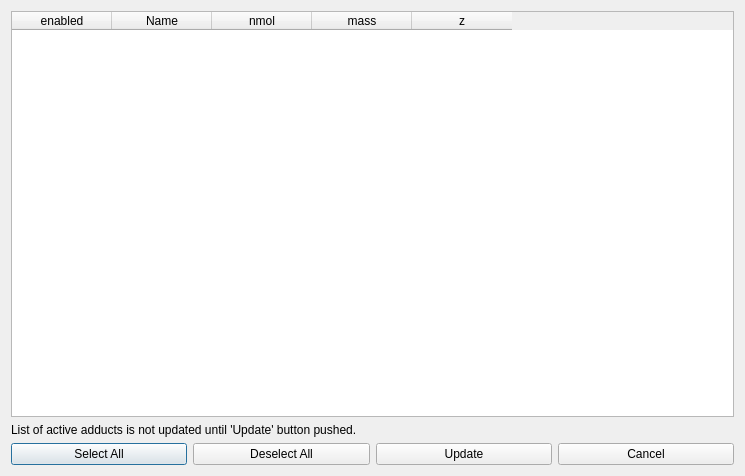
<?xml version="1.0" encoding="UTF-8"?>
<ui version="4.0">
 <class>selectAdductsDialog</class>
 <widget class="QDialog" name="selectAdductsDialog">
  <property name="geometry">
   <rect>
    <x>0</x>
    <y>0</y>
    <width>745</width>
    <height>476</height>
   </rect>
  </property>
  <property name="windowTitle">
   <string>Select Active Adducts</string>
  </property>
  <layout class="QGridLayout" name="gridLayout">
   <item row="0" column="0" colspan="4">
    <widget class="QTableWidget" name="tblAdducts">
     <property name="columnCount">
      <number>5</number>
     </property>
     <attribute name="verticalHeaderVisible">
      <bool>true</bool>
     </attribute>
     <column>
      <property name="text">
       <string>enabled</string>
      </property>
     </column>
     <column>
      <property name="text">
       <string>Name</string>
      </property>
     </column>
     <column>
      <property name="text">
       <string>nmol</string>
      </property>
     </column>
     <column>
      <property name="text">
       <string>mass</string>
      </property>
     </column>
     <column>
      <property name="text">
       <string>z</string>
      </property>
     </column>
    </widget>
   </item>
   <item row="1" column="0" colspan="4">
    <widget class="QLabel" name="label">
     <property name="text">
      <string>List of active adducts is not updated until 'Update' button pushed.</string>
     </property>
    </widget>
   </item>
   <item row="2" column="0">
    <widget class="QPushButton" name="btnSelectAll">
     <property name="text">
      <string>Select All</string>
     </property>
    </widget>
   </item>
   <item row="2" column="1">
    <widget class="QPushButton" name="btnDeselectAll">
     <property name="text">
      <string>Deselect All</string>
     </property>
    </widget>
   </item>
   <item row="2" column="2">
    <widget class="QPushButton" name="btnUpdate">
     <property name="text">
      <string>Update</string>
     </property>
    </widget>
   </item>
   <item row="2" column="3">
    <widget class="QPushButton" name="btnCancel">
     <property name="text">
      <string>Cancel</string>
     </property>
    </widget>
   </item>
  </layout>
 </widget>
 <resources/>
 <connections/>
</ui>
